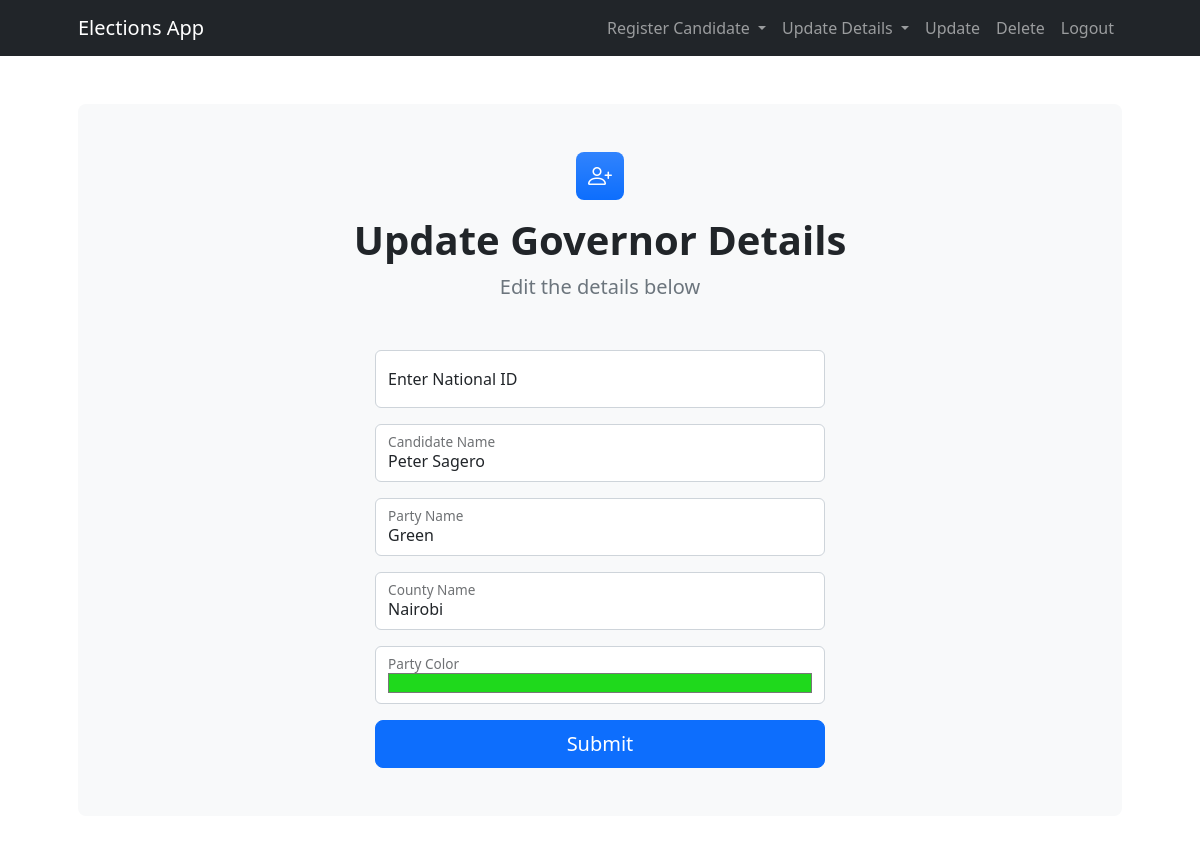
/admin/update/governor/34293580, run on the app's committed database.
### app/models.py (models this page shows)
class Governor(db.Model):
    id = db.Column(db.Integer, primary_key=True)
    national_id = db.Column(db.String(20), unique=True, nullable=False)
    name = db.Column(db.String(100), nullable=False)
    party_name = db.Column(db.String(100), nullable=False)
    county = db.Column(db.String(50), nullable=False)
    party_color = Column(String(20), nullable=False)

### app/routes.py (the view, shortened to what this page needs)
@app.route('/admin/update/governor/<national_id>', methods=['GET', 'POST'])
def update_governor(national_id):
    governor = Governor.query.filter_by(national_id=national_id).first()
    success_message = None  # Initialize success message flag
    return render_template('update_governor.html', governor=governor, success_message=success_message)

### app/templates/update_governor.html (shortened to what this page needs)
<!DOCTYPE html>
<html lang="en">
<head>
    <link href="https://cdn.jsdelivr.net/npm/bootstrap@5.2.3/dist/css/bootstrap.min.css" rel="stylesheet">
    <link href="https://cdn.jsdelivr.net/npm/bootstrap-icons@1.5.0/font/bootstrap-icons.css" rel="stylesheet">
    <link href="{{ url_for('static', filename='css/styles.css') }}" rel="stylesheet" />
</head>
<body class="d-flex flex-column h-100">
    <main class="flex-shrink-0">
        <nav class="navbar navbar-expand-lg navbar-dark bg-dark">
            <div class="container px-5">
                <a class="navbar-brand" href="/admin/dashboard">Elections App</a>
                <div class="collapse navbar-collapse" id="navbarSupportedContent">
                    <ul class="navbar-nav ms-auto mb-2 mb-lg-0">
                        <li class="nav-item dropdown">
                            <a class="nav-link dropdown-toggle" href="#" id="navbarDropdown" role="button" data-bs-toggle="dropdown" aria-expanded="false">
                                Register Candidate
                            </a>
                        </li>
                        <li class="nav-item dropdown">
                            <a class="nav-link dropdown-toggle" href="#" id="navbarDropdown" role="button" data-bs-toggle="dropdown" aria-expanded="false">
                                Update Details
                            </a>
                        </li>
                        <li class="nav-item"><a class="nav-link" href="/admin/update">Update</a></li>
                        <li class="nav-item"><a class="nav-link" href="/admin/delete">Delete</a></li>
                        <li class="nav-item"><a class="nav-link" href="/admin/logout">Logout</a></li>
                    </ul>
                </div>
            </div>
        </nav>
        <section class="py-5">
            <div class="container px-5">
                <div class="bg-light rounded-3 py-5 px-4 px-md-5 mb-5">
                    <div class="text-center mb-5">
                        <div class="feature bg-primary bg-gradient text-white rounded-3 mb-3"><i class="bi bi-person-plus"></i></div>
                        <h1 class="fw-bolder">Update Governor Details</h1>
                        <p class="lead fw-normal text-muted mb-0">Edit the details below</p>
                    </div>
                    <div class="row gx-5 justify-content-center">
                        <div class="col-lg-8 col-xl-6">
                            <form action="" method="POST">
                                <div class="form-floating mb-3">
                                    <input class="form-control" id="national_id_input" type="text" placeholder="Enter national ID number..." onkeypress="checkEnter(event)">
                                    <label for="national_id_input">Enter National ID</label>
                                </div>
                                <div class="form-floating mb-3">
                                    <input class="form-control" id="name" name="name" type="text" value="{{ governor.name }}" placeholder="Enter candidate's name...">
                                    <label for="name">Candidate Name</label>
                                </div>
                                <div class="form-floating mb-3">
                                    <input class="form-control" id="party_name" name="party_name" type="text" value="{{ governor.party_name }}" placeholder="Enter party name...">
                                    <label for="party_name">Party Name</label>
                                </div>
                                <div class="form-floating mb-3">
                                    <input class="form-control" id="county_name" name="county_name" type="text" value="{{ governor.county }}" placeholder="Enter county name...">
                                    <label for="county_name">County Name</label>
                                </div>
                                <div class="form-floating mb-3">
                                    <input class="form-control" id="party_color" name="party_color" type="color" value="{{ governor.party_color }}" required>
                                    <label for="party_color">Party Color</label>
                                </div>
                                <div class="d-grid"><button class="btn btn-primary btn-lg" type="submit">Submit</button></div>
                            </form>
                        </div>
                    </div>
                </div>
            </div>
        </section>
    </main>
</body>
</html>

### data on the page
Governor: name "Peter Sagero", party_name "Green", county_name "Nairobi", party_color "#1fd91c"
